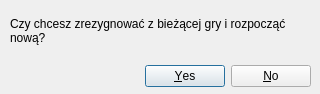
<?xml version="1.0" encoding="UTF-8"?>
<ui version="4.0">
 <class>PromptDialog</class>
 <widget class="QDialog" name="PromptDialog">
  <property name="geometry">
   <rect>
    <x>0</x>
    <y>0</y>
    <width>320</width>
    <height>94</height>
   </rect>
  </property>
  <property name="sizePolicy">
   <sizepolicy hsizetype="Fixed" vsizetype="Fixed">
    <horstretch>0</horstretch>
    <verstretch>0</verstretch>
   </sizepolicy>
  </property>
  <property name="windowTitle">
   <string>Dialog</string>
  </property>
  <widget class="QDialogButtonBox" name="buttonBox">
   <property name="geometry">
    <rect>
     <x>10</x>
     <y>60</y>
     <width>301</width>
     <height>32</height>
    </rect>
   </property>
   <property name="locale">
    <locale language="Polish" country="Poland"/>
   </property>
   <property name="orientation">
    <enum>Qt::Horizontal</enum>
   </property>
   <property name="standardButtons">
    <set>QDialogButtonBox::No|QDialogButtonBox::Yes</set>
   </property>
   <property name="centerButtons">
    <bool>false</bool>
   </property>
  </widget>
  <widget class="QLabel" name="label">
   <property name="geometry">
    <rect>
     <x>10</x>
     <y>10</y>
     <width>291</width>
     <height>41</height>
    </rect>
   </property>
   <property name="font">
    <font>
     <pointsize>9</pointsize>
    </font>
   </property>
   <property name="text">
    <string>Czy chcesz zrezygnować z bieżącej gry i rozpocząć nową?</string>
   </property>
   <property name="wordWrap">
    <bool>true</bool>
   </property>
  </widget>
 </widget>
 <resources/>
 <connections>
  <connection>
   <sender>buttonBox</sender>
   <signal>accepted()</signal>
   <receiver>PromptDialog</receiver>
   <slot>accept()</slot>
   <hints>
    <hint type="sourcelabel">
     <x>248</x>
     <y>254</y>
    </hint>
    <hint type="destinationlabel">
     <x>157</x>
     <y>274</y>
    </hint>
   </hints>
  </connection>
  <connection>
   <sender>buttonBox</sender>
   <signal>rejected()</signal>
   <receiver>PromptDialog</receiver>
   <slot>reject()</slot>
   <hints>
    <hint type="sourcelabel">
     <x>316</x>
     <y>260</y>
    </hint>
    <hint type="destinationlabel">
     <x>286</x>
     <y>274</y>
    </hint>
   </hints>
  </connection>
 </connections>
</ui>
